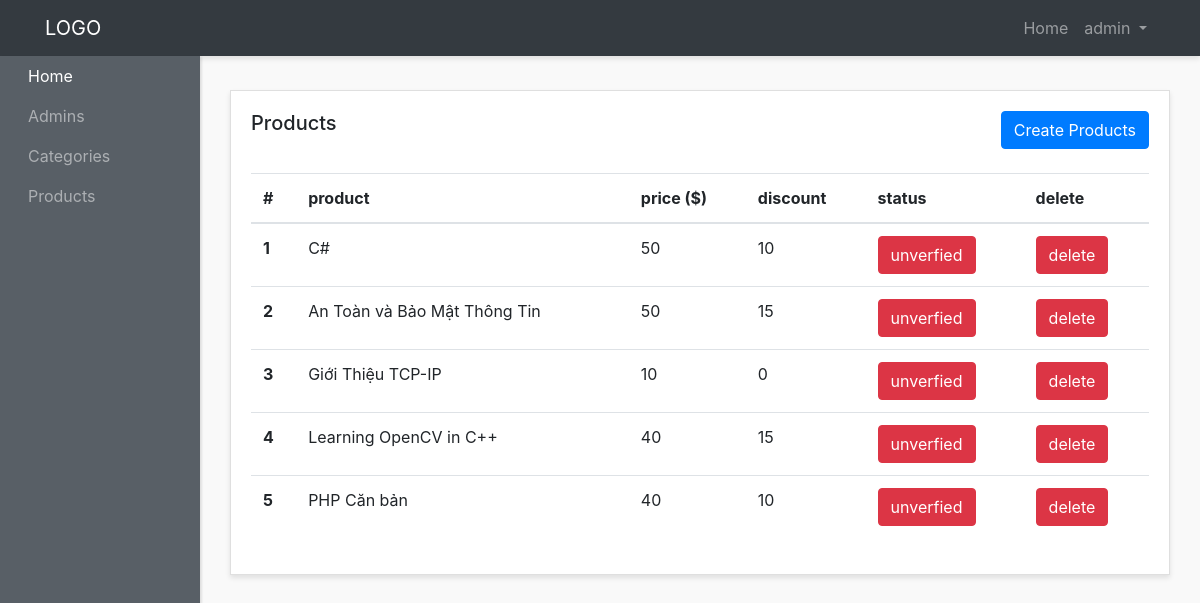
The app's page /admin-panel/products-admins/show-products.php (signed in) with its own data.
### tables this page shows
CREATE TABLE `products` (
  `id` int(3) NOT NULL,
  `name` varchar(200) NOT NULL,
  `image` varchar(200) NOT NULL,
  `price` int(3) NOT NULL,
  `discount` int(3) NOT NULL,
  `file` text NOT NULL,
  `description` text NOT NULL,
  `status` int(1) NOT NULL DEFAULT 1,
  `category_id` int(3) NOT NULL,
  `created_at` timestamp NOT NULL DEFAULT current_timestamp()
);

### admin-panel/products-admins/show-products.php (the view, shortened to what this page needs)
<?php require "../layouts/header.php"; ?>
<?php require "../../config/config.php"; ?>
<?php
    $select = $conn->query("SELECT * FROM products");
    $select->execute();
    $products = $select->fetchAll(PDO::FETCH_OBJ);
?>
      <div class="row">
        <div class="col">
          <div class="card">
            <div class="card-body">
              <h5 class="card-title mb-4 d-inline">Products</h5>
              <a  href="<?php echo ADMINURL; ?>/products-admins/create-products.php" class="btn btn-primary mb-4 text-center float-right">Create Products</a>
              <table class="table">
                <thead>
                  <tr>
                    <th scope="col">#</th>
                    <th scope="col">product</th>
                    <th scope="col">price ($)</th>
                    <th scope="col">discount</th>
                    <th scope="col">status</th>
                    <th scope="col">delete</th>
                  </tr>
                </thead>
                <tbody>
                  <?php foreach($products as $product) : ?>
                  <tr>
                    <th scope="row"><?php echo $product->id; ?></th>
                    <td><?php echo $product->name; ?></td>
                    <td><?php echo $product->price; ?></td>
                    <td><?php echo $product->discount; ?></td>
                    <?php if($product->status > 0) : ?>
                      <td><a href="<?php echo ADMINURL; ?>/products-admins/status.php?id=<?php echo $product->id; ?>&status=<?php echo $product->status; ?>" class="btn btn-danger  text-center ">unverfied</a></td>
                    <?php else : ?>
                      <td><a href="<?php echo ADMINURL; ?>/products-admins/status.php?id=<?php echo $product->id; ?>&status=<?php echo $product->status; ?>" class="btn btn-success  text-center ">verfied</a></td>
                    <?php endif; ?>
                    <td><a href="<?php echo ADMINURL; ?>/products-admins/delete-products.php?id=<?php echo $product->id; ?>" class="btn btn-danger  text-center ">delete</a></td>
                  </tr>
                  <?php endforeach; ?>
                </tbody>
              </table>
            </div>
          </div>
        </div>
      </div>
<?php require "../layouts/footer.php"; ?>

### admin-panel/styles/style.css (style rules this page uses)
body { background:#f9f9f9; }
.card { margin-bottom: 15px; border-radius: 0; box-shadow: 0 3px 5px rgba(0,0,0,.1); }

### records on screen
products: id "1", name "C#", price "50", discount "10"
products: id "2", name "An Toàn và Bảo Mật Thông Tin", price "50", discount "15"
products: id "3", name "Giới Thiệu TCP-IP", price "10", discount "0"
products: id "4", name "Learning OpenCV in C++", price "40", discount "15"
products: id "5", name "PHP Căn bản", price "40", discount "10"

### other values on screen
$_SESSION['adminname'] "admin"
